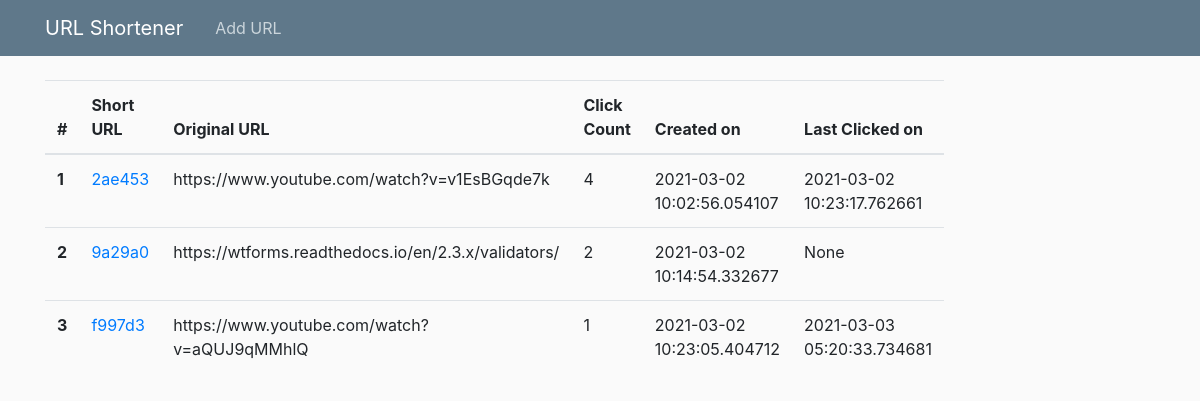
The page / on the database its author committed.
### app.py (models this page shows)
class Link(db.Model):
    id = db.Column(db.Integer, primary_key=True)
    url = db.Column(db.String(1024), nullable=False)
    slug = db.Column(db.String(16), unique=True, nullable=False)
    created_on = db.Column(db.DateTime, nullable=False, default=datetime.utcnow)
    count = db.Column(db.Integer, default=0)
    last_clicked_on = db.Column(db.DateTime, nullable=True)

### app.py (the view)
@app.route('/')
def home():
    links = Link.query.all()
    return render_template('home.html', links=links)

### templates/home.html
{% extends "layout.html" %}
{% block content %}
    <table class="table">
      <thead>
        <tr>
          <th scope="col">#</th>
          <th scope="col">Short URL</th>
          <th scope="col">Original URL</th>
          <th scope="col">Click Count</th>
          <th scope="col">Created on</th>
          <th scope="col">Last Clicked on</th>
        </tr>
      </thead>
      <tbody>
        {% for link in links %}
        <tr>
          <th scope="row">{{ loop.index }}</th>
          <td><a href="/{{ link.slug }}" target="_blank">{{ link.slug }}</a></td>
          <td>{{ link.url }}</td>
          <td>{{ link.count }}</td>
          <td>{{ link.created_on }}</td>
          <td>{{ link.last_clicked_on }}</td>
        </tr>
        {% endfor %}
      </tbody>
    </table>
{% endblock content %}

### templates/layout.html (shortened to what this page needs)
<!DOCTYPE html>
<html>
<head>
    <link rel="stylesheet" href="https://stackpath.bootstrapcdn.com/bootstrap/4.3.1/css/bootstrap.min.css">
    <link rel="stylesheet" type="text/css" href="{{ url_for('static', filename='main.css') }}">
</head>
<body>
    <header class="site-header">
      <nav class="navbar navbar-expand-md navbar-dark bg-steel fixed-top">
        <div class="container">
          <a class="navbar-brand mr-4" href="/">URL Shortener</a>
          <div class="collapse navbar-collapse" id="navbarToggle">
            <div class="navbar-nav mr-auto">
              <a class="nav-item nav-link" href="{{ url_for('add_url') }}">Add URL</a>
            </div>
          </div>
        </div>
      </nav>
    </header>
    <main role="main" class="container">
      <div class="row">
        <div class="col-md-8">
          {% block content %}{% endblock %}
        </div>
      </div>
    </main>
</body>
</html>

### static/main.css (style rules this page uses)
body { background: #fafafa; color: #333333; margin-top: 5rem; }
.bg-steel { background-color: #5f788a; }
.site-header .navbar-nav .nav-link { color: #cbd5db; }

### rows shown on the page
Link: slug "2ae453", url "https://www.youtube.com/watch?v=v1EsBGqde7k", count "4", created_on "2021-03-02 10:02:56.054107", last_clicked_on "2021-03-02 10:23:17.762661"
Link: slug "9a29a0", url "https://wtforms.readthedocs.io/en/2.3.x/validators/", count "2", created_on "2021-03-02 10:14:54.332677", last_clicked_on "None"
Link: slug "f997d3", url "https://www.youtube.com/watch?v=aQUJ9qMMhlQ", count "1", created_on "2021-03-02 10:23:05.404712", last_clicked_on "2021-03-03 05:20:33.734681"
